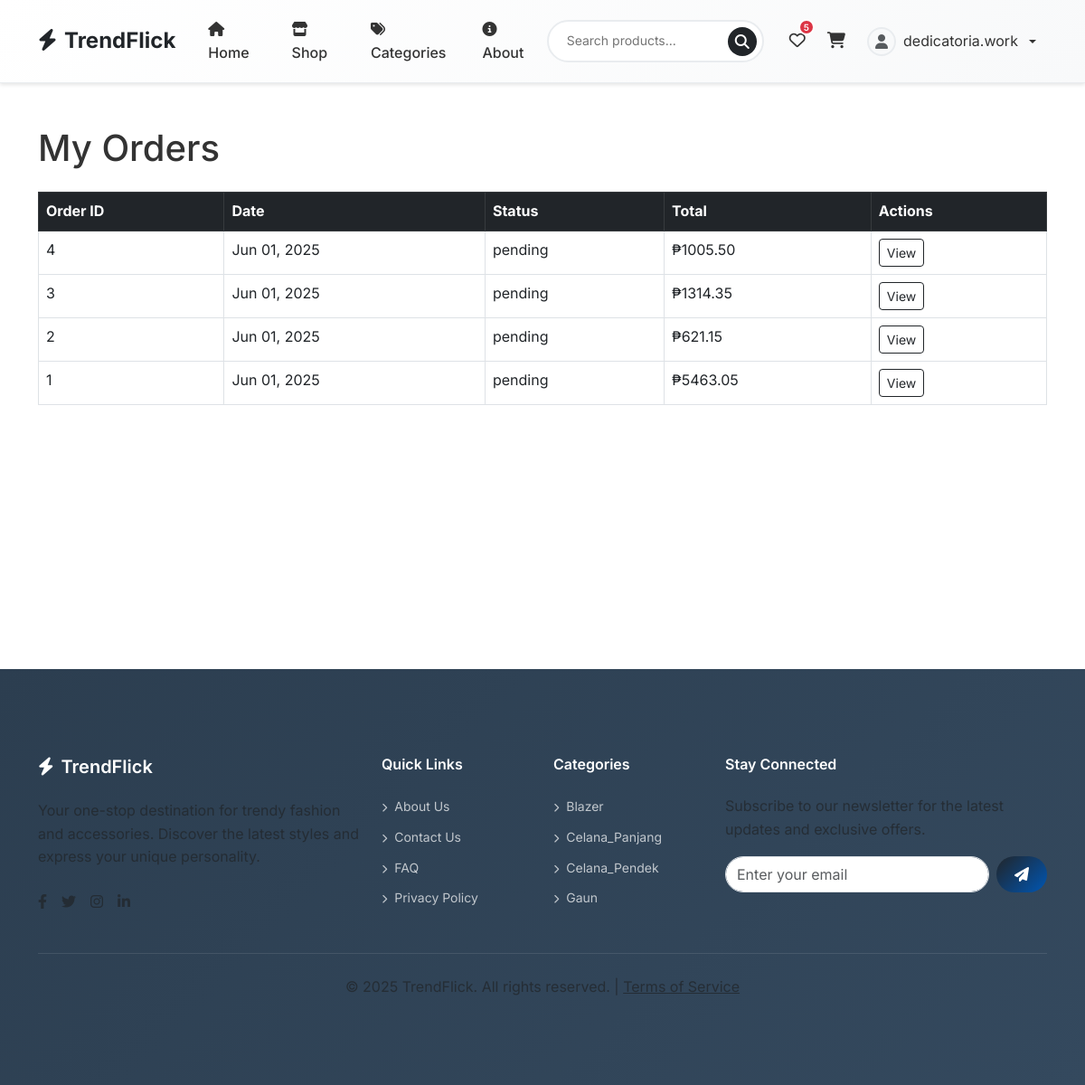
The app's page /users/orders/ (signed in) with its own data.
### orders/models.py (models this page shows, shortened)
class Order(models.Model):
    STATUS_CHOICES = [
        ('pending', 'Pending'),
        ('processing', 'Processing'),
        ('shipped', 'Shipped'),
        ('delivered', 'Delivered'),
        ('cancelled', 'Cancelled'),
    ]
    PAYMENT_METHOD_CHOICES = [
        ('cod', 'Cash on Delivery'),
        ('card', 'Credit/Debit Card'),
        ('paypal', 'PayPal'),
        ('bank', 'Bank Transfer'),
        ('gcash', 'GCash'),
    ]
    user = models.ForeignKey(User, on_delete=models.CASCADE)
    status = models.CharField(max_length=20, choices=STATUS_CHOICES, default='pending')
    shipping_address = models.TextField()
    phone = models.CharField(max_length=20)
    email = models.EmailField()
    subtotal = models.DecimalField(max_digits=10, decimal_places=2)
    discount = models.DecimalField(max_digits=10, decimal_places=2, default=0)
    shipping_cost = models.DecimalField(max_digits=10, decimal_places=2, default=Decimal('10.00'))
    total = models.DecimalField(max_digits=10, decimal_places=2)
    tracking_number = models.CharField(max_length=100, blank=True)
    notes = models.TextField(blank=True)
    payment_method = models.CharField(max_length=20, choices=PAYMENT_METHOD_CHOICES, default='cod')  # <-- NEW
    created_at = models.DateTimeField(auto_now_add=True)
    updated_at = models.DateTimeField(auto_now=True)
    promo_code = models.ForeignKey(PromoCode, null=True, blank=True, on_delete=models.SET_NULL)
    address = models.ForeignKey(Address, on_delete=models.SET_NULL, null=True, blank=True)
    class Meta:
        ordering = ['-created_at']

### products/models.py (models this page shows, shortened)
class Category(models.Model):
    name = models.CharField(max_length=100, unique=True)
    slug = models.SlugField(unique=True)
    image = models.ImageField(upload_to='categories/', null=True, blank=True)
    class Meta:
        verbose_name_plural = "categories"

### users/views.py (the view)
# urls.py: path('orders/', include('orders.urls')),
@login_required(login_url='users:login')
def orders(request):
    categories = Category.objects.all()[:4]
    orders = Order.objects.filter(user=request.user).order_by('-created_at')
    return render(request, 'orders/orders.html', {'orders': orders, 'categories': categories,})

### core/context_processors.py (called while the page is built)
def navbar_counts(request):
    wishlist_count = 0
    cart_count = 0
    if request.user.is_authenticated:
        print("NAVBAR CONTEXT PROCESSOR CALLED")
        wishlist, _ = Wishlist.objects.get_or_create(user=request.user)
        wishlist_count = wishlist.products.count()
        cart = Cart.objects.filter(user=request.user).first()
        if cart:
            cart_count = cart.items.count()
    print(f"wishlist_count={wishlist_count}, cart_count={cart_count}")
    return {
        'wishlist_count': wishlist_count,
        'cart_count': cart_count,
    }

### templates/orders/orders.html (shortened to what this page needs)
{% extends "base.html" %}
{% block content %}
<div class="container mt-5">
    <h1 class="mb-4">My Orders</h1>
    {% if orders %}
        <div class="table-responsive">
            <table class="table table-bordered">
                <thead class="table-dark">
                    <tr>
                        <th>Order ID</th>
                        <th>Date</th>
                        <th>Status</th>
                        <th>Total</th>
                        <th>Actions</th>
                    </tr>
                </thead>
                <tbody>
                    {% for order in orders %}
                        <tr>
                            <td>{{ order.id }}</td>
                            <td>{{ order.created_at|date:"M d, Y" }}</td>
                            <td>{{ order.status }}</td>
                            <td>₱{{ order.total }}</td>
                            <td>
                                <a href="{% url 'orders:order_detail' order.id %}" class="btn btn-sm btn-outline-dark">View</a>
                            </td>
                        </tr>
                    {% endfor %}
                </tbody>
            </table>
        </div>
    {% else %}
        <div class="alert alert-warning text-center" role="alert">
            <strong>No orders found.</strong> You haven't placed any orders yet.
        </div>
    {% endif %}
</div>
{% endblock %}

### templates/base.html (shortened to what this page needs)
{% load static %}
<!DOCTYPE html>
<html lang="en">
<head>
    <link href="https://cdn.jsdelivr.net/npm/bootstrap@5.3.0/dist/css/bootstrap.min.css" rel="stylesheet">
    <link href="https://cdnjs.cloudflare.com/ajax/libs/font-awesome/6.4.0/css/all.min.css" rel="stylesheet">
    <link href="{% static 'css/styles.css' %}" rel="stylesheet">
</head>
<body>
    <nav class="navbar navbar-expand-lg navbar-custom">
        <div class="container">
            <a class="navbar-brand" href="{% url 'core:home' %}">
                <i class="fas fa-bolt me-2"></i>TrendFlick
            </a>
            <div class="collapse navbar-collapse" id="navbarNav">
                <ul class="navbar-nav me-auto">
                    <li class="nav-item">
                        <a class="nav-link" href="{% url 'core:home' %}">
                            <i class="fas fa-home me-1"></i>Home
                        </a>
                    </li>
                    <li class="nav-item">
                        <a class="nav-link" href="{% url 'products:all_product' 'all' %}">
                            <i class="fas fa-store me-1"></i>Shop
                        </a>
                    </li>
                    <li class="nav-item">
                        <a class="nav-link" href="{% url 'products:all_product' 'all' %}">
                            <i class="fas fa-tags me-1"></i>Categories
                        </a>
                    </li>
                    <li class="nav-item">
                        <a class="nav-link" href="{% url 'core:about' %}">
                            <i class="fas fa-info-circle me-1"></i>About
                        </a>
                    </li>
                </ul>
                <form class="search-form me-3" role="search" action="{% url 'products:search' %}" method="GET">
                    <input class="search-input" type="search" name="q" placeholder="Search products..." aria-label="Search">
                    <button class="search-btn" type="submit" aria-label="Search">
                        <i class="fas fa-search"></i>
                    </button>
                </form>
                <div class="d-flex align-items-center">
                    {% if user.is_authenticated %}
                        <a href="{% url 'users:wishlist' %}" class="nav-icon-btn" title="Wishlist">
                            <i class="far fa-heart"></i>
                            {% if wishlist_count > 0 %}
                                <span class="badge-counter">{{ wishlist_count }}</span>
                            {% endif %}
                        </a>
                        <a href="{% url 'orders:cart' %}" class="nav-icon-btn" title="Shopping Cart">
                            <i class="fas fa-shopping-cart"></i>
                        </a>
                        <div class="dropdown">
                            <button class="user-dropdown dropdown-toggle" type="button" data-bs-toggle="dropdown" aria-expanded="false">
                                <div class="user-avatar">
                                    {% if user.profile.avatar %}
                                        <img src="{{ user.profile.avatar.url }}" alt="Avatar">
                                    {% else %}
                                        <i class="fas fa-user text-muted"></i>
                                    {% endif %}
                                </div>
                                <span>{{ user.username }}</span>
                            </button>
                        </div>
                    {% endif %}
                </div>
            </div>
        </div>
    </nav>
    <main>
        {% block content %}{% endblock %}
    </main>
    <footer class="footer">
        <div class="container py-5">
            <div class="row">
                <div class="col-lg-4 col-md-6 mb-4 mb-lg-0">
                    <h5 class="mb-4">
                        <i class="fas fa-bolt me-2"></i>TrendFlick
                    </h5>
                    <p class="text-muted mb-4">Your one-stop destination for trendy fashion and accessories. Discover the latest styles and express your unique personality.</p>
                    <div class="d-flex gap-3">
                        <a href="#" class="text-muted" title="Facebook">
                            <i class="fab fa-facebook-f"></i>
                        </a>
                        <a href="#" class="text-muted" title="Twitter">
                            <i class="fab fa-twitter"></i>
                        </a>
                        <a href="#" class="text-muted" title="Instagram">
                            <i class="fab fa-instagram"></i>
                        </a>
                        <a href="#" class="text-muted" title="LinkedIn">
                            <i class="fab fa-linkedin-in"></i>
                        </a>
                    </div>
                </div>
                <div class="col-lg-2 col-md-6 mb-4 mb-lg-0">
                    <h6 class="mb-4">Quick Links</h6>
                    <ul class="footer-links">
                        <li class="mb-2">
                            <a href="{% url 'core:about' %}">
                                <i class="fas fa-chevron-right me-2" style="font-size: 10px;"></i>About Us
                            </a>
                        </li>
                        <li class="mb-2">
                            <a href="{% url 'core:about' %}">
                                <i class="fas fa-chevron-right me-2" style="font-size: 10px;"></i>Contact Us
                            </a>
                        </li>
                        <li class="mb-2">
                            <a href="#">
                                <i class="fas fa-chevron-right me-2" style="font-size: 10px;"></i>FAQ
                            </a>
                        </li>
                        <li class="mb-2">
                            <a href="#">
                                <i class="fas fa-chevron-right me-2" style="font-size: 10px;"></i>Privacy Policy
                            </a>
                        </li>
                    </ul>
                </div>
                <div class="col-lg-2 col-md-6 mb-4 mb-lg-0">
                    <h6 class="mb-4">Categories</h6>
                    <ul class="footer-links">
                        {% for category in categories|slice:":4" %}
                        <li class="mb-2">
                            <a href="{% url 'products:all_product' category.slug %}">
                                <i class="fas fa-chevron-right me-2" style="font-size: 10px;"></i>{{ category.name }}
                            </a>
                        </li>
                        {% endfor %}
                    </ul>
                </div>
                <div class="col-lg-4 col-md-6">
                    <h6 class="mb-4">Stay Connected</h6>
                    <p class="text-muted mb-3">Subscribe to our newsletter for the latest updates and exclusive offers.</p>
                    <form class="d-flex">
                        <input type="email" class="form-control me-2" placeholder="Enter your email" style="border-radius: 25px;">
                        <button class="btn btn-primary" type="submit" style="border-radius: 25px; padding: 8px 20px;">
                            <i class="fas fa-paper-plane"></i>
                        </button>
                    </form>
                </div>
            </div>
            <div class="footer-bottom text-center">
                <p class="text-muted mb-0">
                    &copy; {% now "Y" %} TrendFlick. All rights reserved. |
                    <a href="{% url 'core:privacy' %}" class="text-muted">Terms of Service</a>
                </p>
            </div>
        </div>
    </footer>
</body>
</html>

### static/css/styles.css (style rules this page uses)
:root { --primary-color: #212529; --secondary-color: #6c757d; --accent-color: #ffc107; --light-color: #f8f9fa; --dark-color: #333333; }
body { font-family: 'Inter', sans-serif; }
.navbar-brand { font-weight: 700; font-size: 1.5rem; }
.nav-link { font-weight: 500; }
footer { background-color: var(--dark-color); color: white; padding: 3rem 0; }
.footer-links { list-style: none; padding: 0; }
.footer-links li a { color: rgba(255,255,255,0.7); text-decoration: none; transition: color 0.2s ease; }

### templates/base.html (style rules this page uses)
:root { --primary-color: #007bff; --primary-dark: #0056b3; --secondary-color: #6c757d; --success-color: #28a745; --danger-color: #dc3545; --warning-color: #ffc107; --info-color: #17a2b8; --light-color: #f8f9fa; --dark-color: #212529; --border-color: #e9ecef; --shadow-sm: 0 2px 4px rgba(0,0,0,0.1); --shadow-md: 0 4px 20px rgba(0,0,0,0.08); --shadow-lg: 0 8px 32px rgba(0,0,0,0.12); --border-radius: 8px; --border-radius-lg: 12px; --transition: all 0.2s ease; }
* { box-sizing: border-box; }
body { font-family: 'Inter', -apple-system, BlinkMacSystemFont, 'Segoe UI', Roboto, sans-serif; line-height: 1.6; color: var(--dark-color); background-color: #ffffff; }
.navbar-custom { background: linear-gradient(135deg, #ffffff 0%, #f8f9fa 100%); border-bottom: 1px solid var(--border-color); box-shadow: var(--shadow-sm); padding: 12px 0; }
.navbar-brand { font-size: 28px; font-weight: 700; color: var(--primary-color) !important; text-decoration: none; transition: var(--transition); }
.navbar-nav .nav-link { color: var(--dark-color) !important; font-weight: 500; padding: 8px 16px !important; border-radius: var(--border-radius); transition: var(--transition); margin: 0 4px; }
.search-form { position: relative; max-width: 400px; }
.search-input { border: 2px solid var(--border-color); border-radius: 25px; padding: 10px 45px 10px 20px; font-size: 14px; transition: var(--transition); width: 100%; }
.search-btn { position: absolute; right: 8px; top: 50%; transform: translateY(-50%); background: var(--primary-color); border: none; border-radius: 50%; width: 32px; height: 32px; display: flex; align-items: center; justify-content: center; color: white; transition: var(--transition); }
.nav-icon-btn { background: none; border: none; color: var(--dark-color); font-size: 18px; padding: 8px; border-radius: var(--border-radius); transition: var(--transition); position: relative; margin: 0 4px; }
.badge-counter { position: absolute; top: -2px; right: -2px; background: var(--danger-color); color: white; border-radius: 50%; width: 18px; height: 18px; font-size: 10px; font-weight: 600; display: flex; align-items: center; justify-content: center; border: 2px solid white; }
.user-dropdown { background: none; border: none; color: var(--dark-color); padding: 6px 12px; border-radius: var(--border-radius); transition: var(--transition); display: flex; align-items: center; gap: 8px; }
.user-avatar { width: 32px; height: 32px; border-radius: 50%; background: var(--light-color); display: flex; align-items: center; justify-content: center; overflow: hidden; border: 2px solid var(--border-color); }
.btn-primary { background: linear-gradient(135deg, var(--primary-color) 0%, var(--primary-dark) 100%); border: none; }
.footer { background: linear-gradient(135deg, #2c3e50 0%, #34495e 100%); color: white; margin-top: auto; }
.footer h5, .footer h6 { color: white; font-weight: 600; }
.footer-links { list-style: none; padding: 0; }
.footer-links a { color: #bdc3c7; text-decoration: none; transition: var(--transition); font-size: 14px; }
.footer-bottom { border-top: 1px solid rgba(255,255,255,0.1); margin-top: 32px; padding-top: 24px; }
main { min-height: calc(100vh - 200px); }

### records on screen
Order: id "4", created_at "Jun 01, 2025", status "pending", total "1005.50"
Order: id "3", created_at "Jun 01, 2025", status "pending", total "1314.35"
Order: id "2", created_at "Jun 01, 2025", status "pending", total "621.15"
Order: id "1", created_at "Jun 01, 2025", status "pending", total "5463.05"
Category: name "Blazer"
Category: name "Celana_Panjang"
Category: name "Celana_Pendek"
Category: name "Gaun"

### other values on screen
{{ wishlist_count }} "5"
{{ user.username }} "dedicatoria.work"
